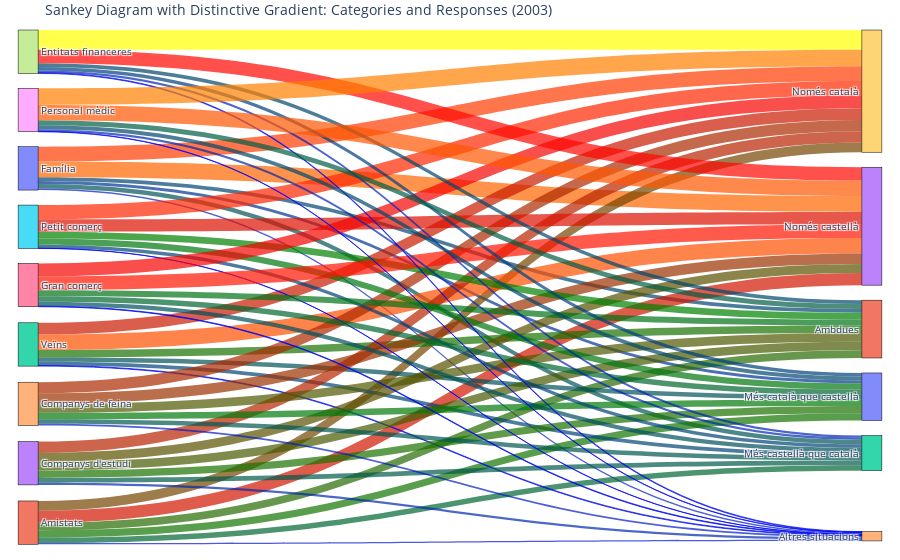
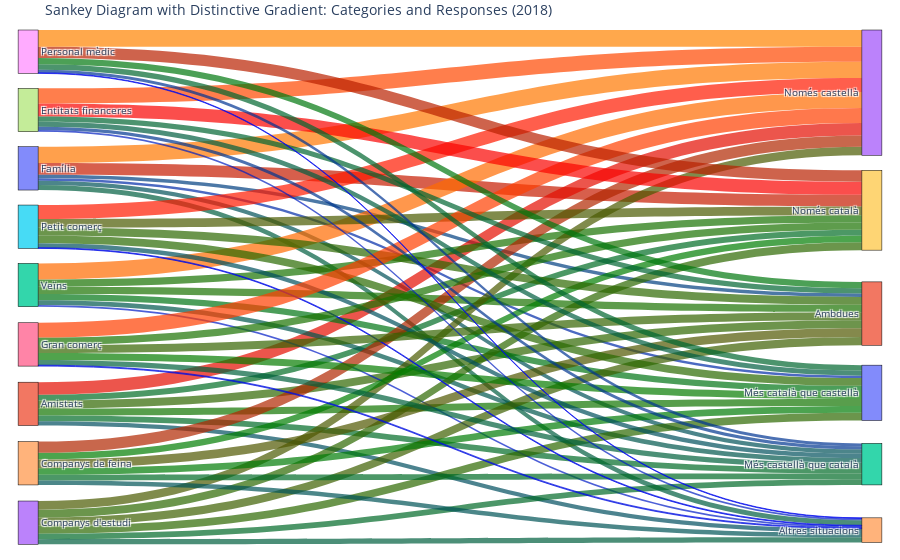

Source (notebook cell) for these figures, in order:
### Markdown cell above
Putting now both graphics with the same color scale in order to compare the tendencies of the answers of the survey in two different years

### Code cell
import plotly.graph_objects as go
import matplotlib.colors as mcolors
import matplotlib.cm as cm
import numpy as np

# Example: Assuming you have dataframes df2018 and df2019
# Find the global min and max across both datasets (df2018 and df2019)
global_min = min(df2003.min().min(), df2018.min().min())
global_max = max(df2003.max().max(), df2018.max().max())

# Function to generate Sankey diagram
def create_sankey(df, year, categories, answers, nodes):
    data = []
    for i in categories:
        ambit = []
        for k in df.loc[i]:
            ambit.append(k)
        data.append(ambit)

    # Create links
    source = []
    target = []
    value = []

    for i, category in enumerate(categories):
        for j, answer in enumerate(answers):
            source.append(node_indices[category])
            target.append(node_indices[answer])
            value.append(data[i][j])

    # Generate a more distinctive color gradient (Yellow → Red → Blue → Purple)
    colors_list = ["blue","green", "red" , "yellow"]
    custom_cmap = mcolors.LinearSegmentedColormap.from_list("custom_cmap", colors_list)

    # Normalize the values for the color map based on the global min and max
    norm = mcolors.Normalize(vmin=global_min, vmax=global_max)

    # Map the values to the gradient and convert to rgba
    colors = [
        f"rgba({int(r*255)}, {int(g*255)}, {int(b*255)}, 0.7)"
        for r, g, b, _ in custom_cmap(norm(value))
    ]

    # Create the Sankey diagram
    fig = go.Figure(go.Sankey(
        arrangement="snap",
        node=dict(
            pad=15,
            thickness=20,
            line=dict(color="black", width=0.5),
            label=nodes
        ),
        link=dict(
            source=source,
            target=target,
            value=value,
            color=colors  # Apply the custom gradient colors
        )
    ))

    fig.update_layout(
        title_text=f"Sankey Diagram with Distinctive Gradient: Categories and Responses ({year})",
        font_size=10,
        margin=dict(l=20, r=20, t=30, b=20),
    )

    return fig

# Now, create the Sankey diagrams for both years
fig_2003 = create_sankey(df2003, 2003, categories, answers, nodes)
fig_2018 = create_sankey(df2018, 2018, categories, answers, nodes)

# Show the figures for both years
fig_2003.show()
fig_2018.show()

### Figure 1 — Plotly figure (JSON) as saved in the notebook; plotly's stock layout.template omitted (floating-point values rounded to 4 significant figures)
{"data": [{"arrangement": "snap", "link": {"color": ["rgba(255, 60, 0, 0.7)", "rgba(0, 52, 150, 0.7)", "rgba(0, 70, 113, 0.7)", "rgba(0, 84, 87, 0.7)", "rgba(255, 102, 0, 0.7)", "rgba(0, 30, 195, 0.7)", "rgba(117, 69, 0, 0.7)", "rgba(18, 118, 0, 0.7)", "rgba(38, 108, 0, 0.7)", "rgba(0, 102, 50, 0.7)", "rgba(210, 22, 0, 0.7)", "rgba(0, 21, 213, 0.7)", "rgba(201, 27, 0, 0.7)", "rgba(0, 82, 89, 0.7)", "rgba(24, 115, 0, 0.7)", "rgba(0, 69, 117, 0.7)", "rgba(255, 81, 0, 0.7)", "rgba(0, 10, 234, 0.7)", "rgba(183, 36, 0, 0.7)", "rgba(27, 114, 0, 0.7)", "rgba(72, 91, 0, 0.7)", "rgba(0, 90, 74, 0.7)", "rgba(90, 82, 0, 0.7)", "rgba(0, 40, 174, 0.7)", "rgba(171, 42, 0, 0.7)", "rgba(0, 123, 9, 0.7)", "rgba(81, 87, 0, 0.7)", "rgba(0, 87, 81, 0.7)", "rgba(156, 49, 0, 0.7)", "rgba(0, 28, 198, 0.7)", "rgba(255, 39, 0, 0.7)", "rgba(0, 120, 15, 0.7)", "rgba(0, 128, 0, 0.7)", "rgba(0, 67, 120, 0.7)", "rgba(222, 16, 0, 0.7)", "rgba(0, 0, 255, 0.7)", "rgba(246, 4, 0, 0.7)", "rgba(0, 103, 48, 0.7)", "rgba(0, 115, 24, 0.7)", "rgba(0, 81, 93, 0.7)", "rgba(255, 21, 0, 0.7)", "rgba(0, 9, 237, 0.7)", "rgba(255, 255, 0, 0.7)", "rgba(0, 64, 126, 0.7)", "rgba(0, 73, 108, 0.7)", "rgba(0, 36, 183, 0.7)", "rgba(255, 6, 0, 0.7)", "rgba(0, 10, 234, 0.7)", "rgba(255, 129, 0, 0.7)", "rgba(0, 73, 108, 0.7)", "rgba(0, 93, 69, 0.7)", "rgba(0, 39, 177, 0.7)", "rgba(255, 87, 0, 0.7)", "rgba(0, 3, 249, 0.7)"], "source": [0, 0, 0, 0, 0, 0, 1, 1, 1, 1, 1, 1, 2, 2, 2, 2, 2, 2, 3, 3, 3, 3, 3, 3, 4, 4, 4, 4, 4, 4, 5, 5, 5, 5, 5, 5, 6, 6, 6, 6, 6, 6, 7, 7, 7, 7, 7, 7, 8, 8, 8, 8, 8, 8], "target": [9, 10, 11, 12, 13, 14, 9, 10, 11, 12, 13, 14, 9, 10, 11, 12, 13, 14, 9, 10, 11, 12, 13, 14, 9, 10, 11, 12, 13, 14, 9, 10, 11, 12, 13, 14, 9, 10, 11, 12, 13, 14, 9, 10, 11, 12, 13, 14, 9, 10, 11, 12, 13, 14], "value": [34, 6.6, 8.7, 10.3, 36.5, 3.9, 22.4, 16.6, 17.8, 12.4, 27.9, 2.9, 27.3, 10.2, 16.9, 8.6, 35.4, 1.6, 26.2, 17.1, 19.8, 11.1, 20.7, 5.1, 25.6, 14.9, 20.3, 10.6, 24.7, 3.8, 32.8, 14.5, 15.5, 8.3, 28.6, 0.3, 30, 12.7, 14, 10, 31.8, 1.5, 45.7, 8.1, 9, 4.7, 30.9, 1.7, 38.1, 9.1, 11.4, 5, 35.7, 0.8]}, "node": {"label": ["Família", "Amistats", "Veïns", "Companys d'estudi", "Companys de feina", "Petit comerç", "Gran comerç", "Entitats financeres", "Personal mèdic", "Només català", "Més català que castellà", "Ambdues", "Més castellà que català", "Només castellà", "Altres situacions"], "line": {"color": "black", "width": 0.5}, "pad": 15, "thickness": 20, "x": [0.009443, 0.009443, 0.009443, 0.009443, 0.009443, 0.009443, 0.009443, 0.009443, 0.009443, 0.9906, 0.9906, 0.9906, 0.9906, 0.9906, 0.9906], "y": [0.2671, 0.966, 0.6166, 0.8495, 0.733, 0.3836, 0.5001, 0.03408, 0.1506, 0.1186, 0.7057, 0.5745, 0.8287, 0.3686, 0.9926]}, "type": "sankey"}], "layout": {"autosize": true, "font": {"size": 10}, "margin": {"b": 20, "l": 20, "r": 20, "t": 30}, "title": {"text": "Sankey Diagram with Distinctive Gradient: Categories and Responses (2003)"}}}

### Figure 2 — Plotly figure (JSON) as saved in the notebook; plotly's stock layout.template omitted (floating-point values rounded to 4 significant figures)
{"data": [{"arrangement": "snap", "link": {"color": ["rgba(198, 28, 0, 0.7)", "rgba(0, 43, 168, 0.7)", "rgba(0, 63, 129, 0.7)", "rgba(0, 82, 89, 0.7)", "rgba(255, 120, 0, 0.7)", "rgba(0, 94, 65, 0.7)", "rgba(0, 109, 36, 0.7)", "rgba(18, 118, 0, 0.7)", "rgba(48, 103, 0, 0.7)", "rgba(0, 108, 39, 0.7)", "rgba(228, 13, 0, 0.7)", "rgba(0, 79, 96, 0.7)", "rgba(24, 115, 0, 0.7)", "rgba(0, 117, 21, 0.7)", "rgba(27, 114, 0, 0.7)", "rgba(0, 88, 78, 0.7)", "rgba(255, 108, 0, 0.7)", "rgba(0, 28, 198, 0.7)", "rgba(45, 105, 0, 0.7)", "rgba(45, 105, 0, 0.7)", "rgba(62, 96, 0, 0.7)", "rgba(0, 106, 41, 0.7)", "rgba(75, 90, 0, 0.7)", "rgba(0, 96, 63, 0.7)", "rgba(0, 126, 2, 0.7)", "rgba(0, 124, 6, 0.7)", "rgba(81, 87, 0, 0.7)", "rgba(0, 108, 39, 0.7)", "rgba(177, 39, 0, 0.7)", "rgba(0, 84, 87, 0.7)", "rgba(75, 90, 0, 0.7)", "rgba(42, 106, 0, 0.7)", "rgba(45, 105, 0, 0.7)", "rgba(0, 81, 93, 0.7)", "rgba(255, 27, 0, 0.7)", "rgba(0, 12, 231, 0.7)", "rgba(27, 114, 0, 0.7)", "rgba(6, 124, 0, 0.7)", "rgba(54, 100, 0, 0.7)", "rgba(0, 97, 60, 0.7)", "rgba(255, 63, 0, 0.7)", "rgba(0, 15, 225, 0.7)", "rgba(249, 3, 0, 0.7)", "rgba(0, 94, 65, 0.7)", "rgba(0, 102, 50, 0.7)", "rgba(0, 55, 144, 0.7)", "rgba(255, 72, 0, 0.7)", "rgba(0, 31, 192, 0.7)", "rgba(186, 34, 0, 0.7)", "rgba(0, 103, 48, 0.7)", "rgba(0, 120, 15, 0.7)", "rgba(0, 54, 147, 0.7)", "rgba(255, 132, 0, 0.7)", "rgba(0, 9, 237, 0.7)"], "source": [0, 0, 0, 0, 0, 0, 1, 1, 1, 1, 1, 1, 2, 2, 2, 2, 2, 2, 3, 3, 3, 3, 3, 3, 4, 4, 4, 4, 4, 4, 5, 5, 5, 5, 5, 5, 6, 6, 6, 6, 6, 6, 7, 7, 7, 7, 7, 7, 8, 8, 8, 8, 8, 8], "target": [9, 10, 11, 12, 13, 14, 9, 10, 11, 12, 13, 14, 9, 10, 11, 12, 13, 14, 9, 10, 11, 12, 13, 14, 9, 10, 11, 12, 13, 14, 9, 10, 11, 12, 13, 14, 9, 10, 11, 12, 13, 14, 9, 10, 11, 12, 13, 14, 9, 10, 11, 12, 13, 14], "value": [27.2, 5.6, 7.8, 10.1, 37.7, 11.6, 13.4, 16.5, 18.3, 13.1, 28.9, 9.8, 16.8, 14.3, 17.1, 10.9, 37, 3.8, 18.2, 18.1, 19.1, 12.9, 19.9, 11.7, 15.3, 15.1, 20.2, 13.2, 26, 10.3, 19.9, 18, 18.2, 10, 32.2, 1.8, 17.1, 15.9, 18.7, 11.9, 34.3, 2.2, 30.1, 11.6, 12.4, 7, 34.8, 4.2, 26.4, 12.6, 14.5, 6.8, 38.4, 1.4]}, "node": {"label": ["Família", "Amistats", "Veïns", "Companys d'estudi", "Companys de feina", "Petit comerç", "Gran comerç", "Entitats financeres", "Personal mèdic", "Només català", "Més català que castellà", "Ambdues", "Més castellà que català", "Només castellà", "Altres situacions"], "line": {"color": "black", "width": 0.5}, "pad": 15, "thickness": 20, "x": [0.009443, 0.009443, 0.009443, 0.009443, 0.009443, 0.009443, 0.009443, 0.009443, 0.009443, 0.9906, 0.9906, 0.9906, 0.9906, 0.9906, 0.9906], "y": [0.2671, 0.733, 0.5001, 0.966, 0.8495, 0.3836, 0.6165, 0.1506, 0.03407, 0.3499, 0.7114, 0.556, 0.8513, 0.09844, 0.9807]}, "type": "sankey"}], "layout": {"autosize": true, "font": {"size": 10}, "margin": {"b": 20, "l": 20, "r": 20, "t": 30}, "title": {"text": "Sankey Diagram with Distinctive Gradient: Categories and Responses (2018)"}}}
